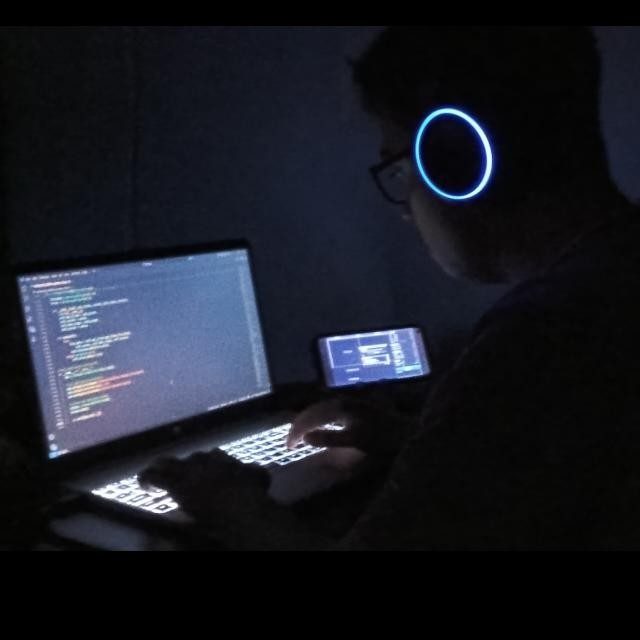
#> input picture avatar.jpg, 640 x 640 px, found by its file name
$ python generate_pure_particle_face_morph.py
#> lines starting #> are read from the running program, lines starting #| are printed output that depends on the picture
import math
import random
import numpy as np
from PIL import Image, ImageDraw, ImageFilter

def create_pure_particle_hologram():
    width, height = 400, 400
    n_particles = 1800

    # 1. Load portrait
    img_path = "/home/aman-amarjit/Desktop/Aman-Amarjit/avatar.jpg"
    img = Image.open(img_path).convert("L").resize((width, height))
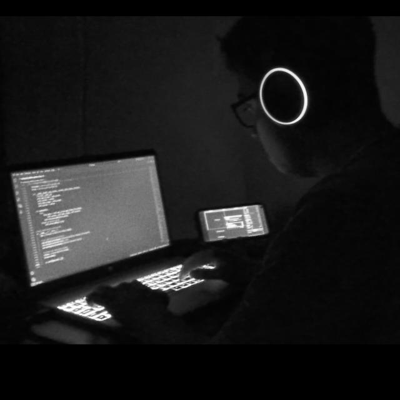
#> img: PIL image 400x400 L; min 0, max 255, mean 27.2

    # High-pass filter & edge detection for sharp facial detail
    edges = img.filter(ImageFilter.FIND_EDGES)
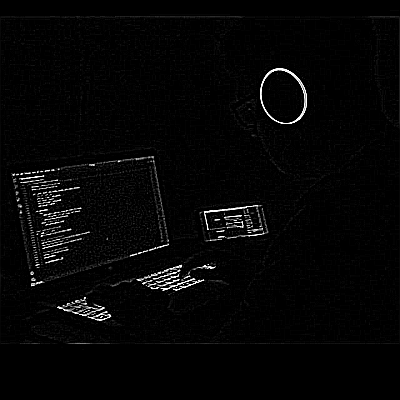
#> edges: PIL image 400x400 L; min 0, max 255, mean 5.7
    img_np = np.array(img)
    edges_np = np.array(edges)

    points_pool = []
    colors_pool = []

    # Extract discrete stipple particle coordinates from face photo
    for y in range(12, height - 12, 3):
        for x in range(12, width - 12, 3):
            val = img_np[y, x]
            edge = edges_np[y, x]

            # Density sampling: sample features heavily on edges, eyes, hair, and face
            if edge > 35:
                # Strong edge feature (glasses, jawline, hair, eyes)
                points_pool.append((x, y))
                # Cyan/Magenta neon blend based on height
                colors_pool.append((0, 243, 255) if (x + y) % 2 == 0 else (217, 70, 239))
            elif val < 140:
                # Darker facial features (hair, jacket, pupils)
                if random.random() < 0.6:
                    points_pool.append((x, y))
                    colors_pool.append((59, 130, 246) if random.random() < 0.5 else (168, 85, 247))
            elif val < 200:
                # Skin tones / midtones
                if random.random() < 0.25:
                    points_pool.append((x, y))
                    colors_pool.append((0, 243, 255) if random.random() < 0.6 else (16, 185, 129))
#> after the loop, colors_pool = 9625 items, first 6: (59, 130, 246), (59, 130, 246), (59, 130, 246), (168, 85, 247), (59, 130, 246), (168, 85, 247); points_pool = 9625 pairs, first value 12 to 387, second value 12 to 387

    # Ensure exactly n_particles
    if len(points_pool) < n_particles:
        while len(points_pool) < n_particles:
            rx, ry = random.randint(30, 370), random.randint(30, 370)
            points_pool.append((rx, ry))
            colors_pool.append((0, 243, 255))
    else:
        zipped = list(zip(points_pool, colors_pool))
#> zipped = 9625 items
        random.shuffle(zipped)
        zipped = zipped[:n_particles]
#> zipped = 1800 items
        points_pool, colors_pool = zip(*zipped)
#> points_pool = 1800 pairs, first value 12 to 387, second value 12 to 387; colors_pool = 1800 items, first 6: (168, 85, 247), (168, 85, 247), (59, 130, 246), (59, 130, 246), (0, 243, 255), (168, 85, 247)

    target_face = np.array(points_pool, dtype=float)
#> target_face has the same summary as points_pool
    colors_array = np.array(colors_pool)
#> colors_array = 1800 rows, first 8: [168, 85, 247], [168, 85, 247], [59, 130, 246], [59, 130, 246], [0, 243, 255], [168, 85, 247], [168, 85, 247], [168, 85, 247]

    # 2. Target 2: Code Brackets </>
    target_code = []
    for i in range(n_particles):
        t = i / float(n_particles)
        if t < 0.33:
            # '<'
            sub_t = t / 0.33
            if sub_t < 0.5:
                cx = 145 - sub_t * 110
                cy = 200 - sub_t * 220
            else:
                cx = 90 + (sub_t - 0.5) * 110
                cy = 90 + (sub_t - 0.5) * 220
        elif t < 0.66:
            # '/'
            sub_t = (t - 0.33) / 0.33
            cx = 225 - sub_t * 50
            cy = 290 - sub_t * 180
        else:
            # '>'
            sub_t = (t - 0.66) / 0.34
            if sub_t < 0.5:
                cx = 255 + sub_t * 110
                cy = 200 - sub_t * 220
            else:
                cx = 310 - (sub_t - 0.5) * 110
                cy = 90 + (sub_t - 0.5) * 220
        target_code.append((cx + random.uniform(-4, 4), cy + random.uniform(-4, 4)))
#> after the loop, target_code = 1800 pairs, first value 86.52 to 312.7, second value 87.02 to 293.3
    target_code = np.array(target_code, dtype=float)

    # 3. Target 3: Pyramid / Triangle
    target_tri = []
    top = (200, 65)
    left_pt = (65, 335)
    right_pt = (335, 335)
    for _ in range(n_particles):
        r1, r2 = random.random(), random.random()
        if r1 + r2 > 1.0:
            r1, r2 = 1.0 - r1, 1.0 - r2
        tx = (1 - r1 - r2) * top[0] + r1 * left_pt[0] + r2 * right_pt[0]
        ty = (1 - r1 - r2) * top[1] + r1 * left_pt[1] + r2 * right_pt[1]
        target_tri.append((tx + random.uniform(-3, 3), ty + random.uniform(-3, 3)))
#> this loop made 1800 passes
#> (r1, r2, tx, ty) on passes 1 to 12: (0.249, 0.637, 252.4, 304), (0.87, 0.0177, 84.95, 304.6), (0.307, 0.281, 196.5, 224), (0.6, 0.363, 168, 325.3), (0.317, 0.67, 247.6, 331.6), (0.399, 0.531, 217.9, 316.1), (0.756, 0.222, 127.9, 328.9), (0.145, 0.361, 229.2, 201.6), (0.0435, 0.475, 258.3, 205), (0.00529, 0.0518, 206.3, 80.42), (0.0349, 0.425, 252.7, 189.3), (0.672, 0.263, 144.9, 317.4)
#> (r1, r2) on passes 61, 62, 63, 65, 67, 68: (0.829, 0.0135), (0.86, 0.091), (0.204, 0.122), (0.404, 0.317), (0.0307, 0.939), (0.355, 0.495)
#> after the loop, target_tri = 1800 pairs, first value 67.53 to 333.2, second value 72.41 to 337.5
    target_tri = np.array(target_tri, dtype=float)

    def ease_in_out(t):
        return 0.5 * (1 - math.cos(math.pi * t))

    frames = []

    def render_particle_frame(pts, frame_idx):
        canvas = Image.new("RGB", (width, height), (9, 13, 22)) # Pitch Dark Cyberpunk #090d16
        draw = ImageDraw.Draw(canvas)

        for idx in range(n_particles):
            px, py = pts[idx]
            # Micro-jitter physics for 3D hologram particle effect
            jx = px + math.sin(frame_idx * 0.15 + idx * 0.1) * 1.0
            jy = py + math.cos(frame_idx * 0.15 + idx * 0.1) * 1.0

            c_r, c_g, c_b = colors_array[idx]

            # Draw particle dot
            r_dot = 1.2
            draw.ellipse([jx - r_dot, jy - r_dot, jx + r_dot, jy + r_dot], fill=(int(c_r), int(c_g), int(c_b)))

        return canvas

    def interpolate_stage(pts_start, pts_end, num_frames):
        stage_frames = []
        for f in range(num_frames):
            alpha = ease_in_out(f / float(num_frames))
            curr_pts = (1 - alpha) * pts_start + alpha * pts_end
            stage_frames.append(render_particle_frame(curr_pts, len(frames) + f))
        return stage_frames

    def hold_stage(pts_static, num_frames):
#> called with pts_static = array of shape (1800, 2), num_frames = 18
        stage_frames = []
        for f in range(num_frames):
            stage_frames.append(render_particle_frame(pts_static, len(frames) + f))
#> this loop made 18 passes
#> pass 1, in render_particle_frame, `canvas = Image.new("RGB", (width, height), (9, 13, 22))`:
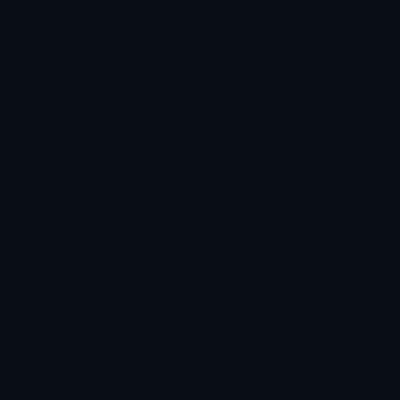
#> canvas: PIL image 400x400 RGB; mean R, G, B 9, 13, 22
#> after the loop, stage_frames = 18 items
        return stage_frames

    # Sequence Timeline
    # 1. Face Particle Hologram Hold (18 frames)
    frames.extend(hold_stage(target_face, 18))

    # 2. Morph Face -> Code Brackets (22 frames)
    frames.extend(interpolate_stage(target_face, target_code, 22))
#> after the loop in interpolate_stage, `for f in range(num_frames):`: stage_frames = 22 items

    # 3. Code Brackets Hold (14 frames)
    frames.extend(hold_stage(target_code, 14))

    # 4. Morph Code -> Pyramid Triangle (22 frames)
    frames.extend(interpolate_stage(target_code, target_tri, 22))

    # 5. Pyramid Triangle Hold (14 frames)
    frames.extend(hold_stage(target_tri, 14))

    # 6. Morph Pyramid -> Face Particle Hologram (22 frames)
    frames.extend(interpolate_stage(target_tri, target_face, 22))

    # Export high-res GIF
    output_path = "/home/aman-amarjit/Desktop/Aman-Amarjit/profile_particle.gif"
    frames[0].save(
        output_path,
        save_all=True,
        append_images=frames[1:],
        duration=40, # 25 FPS
        loop=0
    )
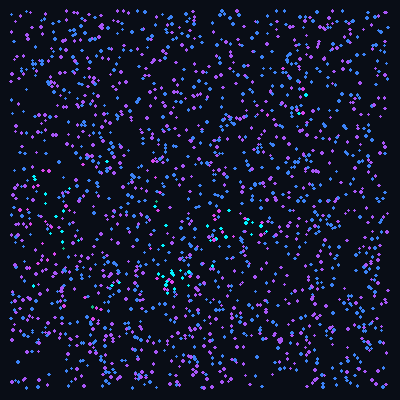
#> saved as profile_particle.gif: PIL image 400x400 RGB; mean R, G, B 18.7, 22, 42.9
    print("Pure particle hologram GIF exported successfully to:", output_path)

if __name__ == "__main__":
    create_pure_particle_hologram()
